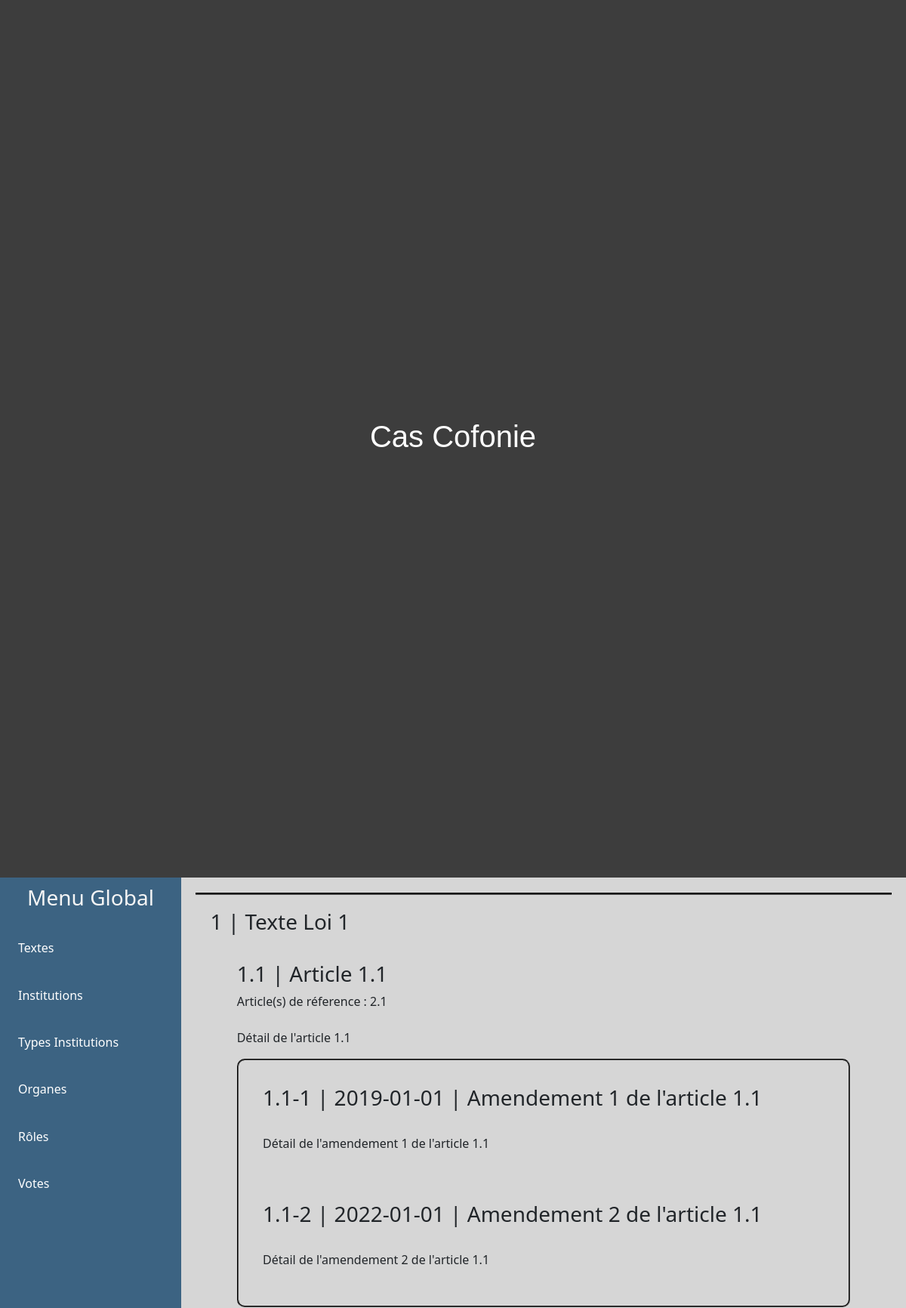
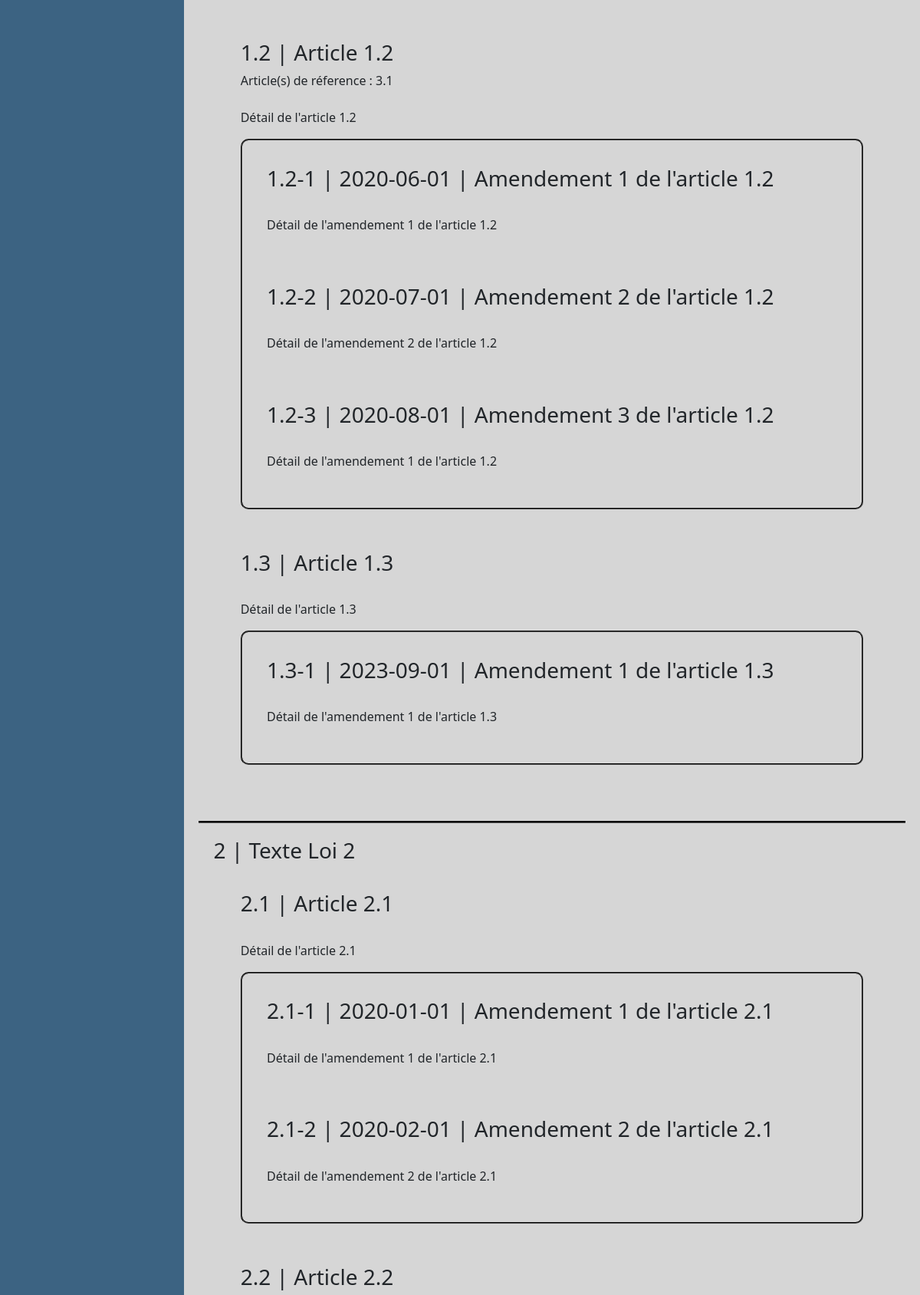
Page /index.php?vue=texte&action=visualiser (upper part) on the committed database (2 pictures, top to bottom).
### tables this page shows
CREATE TABLE IF NOT EXISTS TEXTE
 (
   idTexte int NOT NULL AUTO_INCREMENT ,
   idInstitution int NOT NULL  ,
   titreTexte CHAR(32) NULL  ,
   promulgationTexte boolean NULL  ,  
   constraint pk_texte PRIMARY KEY (idTexte) ,
   constraint fk_texte_institution FOREIGN KEY (idInstitution) REFERENCES INSTITUTION (idInstitution) 
 );

CREATE TABLE IF NOT EXISTS ARTICLE
 (
   idTexte int NOT NULL  ,
   codeSeqArticle int NOT NULL  ,
   titreArticle CHAR(32) NULL  ,
   texteArtitcle CHAR(255) NULL  ,
   constraint pk_article PRIMARY KEY (idTexte,codeSeqArticle) ,
   constraint fk_article_texte FOREIGN KEY (idTexte) REFERENCES TEXTE (idtexte)
 );

CREATE TABLE IF NOT EXISTS AMENDEMENT
 (
   idTexte int NOT NULL  ,
   codeSeqArticle int NOT NULL  ,
   codeSeqAmendement int NOT NULL  ,
   libelleAmendement CHAR(32) NULL  ,
   textAmendement CHAR(255) NULL  ,
   dateAmendement DATE NULL  , 
   constraint pk_amendement PRIMARY KEY (idTexte,codeSeqArticle,codeSeqAmendement) ,
   constraint fk_amendement_article FOREIGN KEY (idTexte,codeSeqArticle) REFERENCES ARTICLE (idTexte,codeSeqArticle) 
 );

### tool/accesBD.php (called while the page is built, shortened)
<?php
class accesBD
{
	private $hote;
	private $login;
	private $passwd;
	private $base;
	private $conn;
	public function __construct()
		{
		$this->hote="localhost";
		$this->login="root";
		$this->passwd="root";
		$this->base="cofonie";
		}
	private function connexion()
	{
		try
        {
            $this->conn = new PDO("mysql:host=".$this->hote.";dbname=".$this->base.";charset=utf8", $this->login, $this->passwd);
        }
        catch(PDOException $e)
        {
            die("Connection à la base de données échouée".$e->getMessage());
        }
	}
	public function chargement($uneTable)
	{
		$lesInfos=null;
		$nbTuples=0;
		$stringQuery="SELECT * FROM ";
		$stringQuery = $this->specialCase($stringQuery,$uneTable);
		$query = $this->conn->prepare($stringQuery);
		if($query->execute())
		{
			while($row = $query->fetch(PDO::FETCH_NUM))
			{
				$lesInfos[$nbTuples] = $row;
				$nbTuples++;
			}
		}
		else
		{
			die('Problème dans chargement : '.$query->errorCode());
		}
		return $lesInfos;
	}
	private function specialCase($stringQuery,$uneTable)
	{
			$uneTable = strtoupper($uneTable);
			switch ($uneTable) {
			case 'ROLEINSTITUTION':
				$stringQuery.='roleinstitution';
				break;
			case 'INSTITUTION':
				$stringQuery.='institution';
        		break;
			case 'TYPEINSTITUTION':
				$stringQuery.='typeinstitution';
				break;
			case 'AMENDEMENT':
				$stringQuery.='amendement';
				break;
			case 'ARTICLE':
				$stringQuery.='article';
				break;
			case 'TEXTE':
				$stringQuery.='texte';
				break;
			case 'FAIREREFERENCE':
				$stringQuery.='fairereference';
				break;
			}
			return $stringQuery.";";
	}
}

### proccessing/classeConteneur/conteneurArticle.php (called while the page is built, shortened)
<?php
class conteneurArticle
{
    private $lesArticles;
    public function __construct(){
        $this->lesArticles = new ArrayObject();
    }
    public function __get($attribut){
        switch ($attribut){
            case 'lesArticles': return $this->lesArticles;break;
        }
    }
    public function ajouterUnArticle(int $unIdTexte,int $unCodeSeqArticle,string $unTitreArticle,string $unTexte){
        $unArticle = new metierArticle($unIdTexte,$unCodeSeqArticle,$unTitreArticle,$unTexte);
        $this->lesArticles->append($unArticle);
    }
    public function ajouterObjArticle(metierArticle $article){
        $this->lesArticles->append($article);
    }
}
?>

### proccessing/classeConteneur/conteneurAmendement.php (called while the page is built, shortened)
<?php
class conteneurAmendement
{
    private $lesAmendements;
    public function __construct(){
        $this->lesAmendements = new ArrayObject();
    }
    public function __get($attribut){
        switch ($attribut){
            case 'lesAmendements': return $this->lesAmendements;break;
        }
    }
    public function ajouterUnAmendement(int $unIdtexte,int $unCodeSeqArticle,int $unCodeSeqAmendement,string $unLib,string $unTexte,string $uneDate){
        $laDate = DateTime::createFromFormat('Y-m-d',$uneDate);
        $unAmendement = new metierAmendement($unIdtexte,$unCodeSeqArticle,$unCodeSeqAmendement,$unLib,$unTexte,$laDate);
        $this->lesAmendements->append($unAmendement);
    }
    public function ajouterObjAmendement(metierAmendement $amendement){
        $this->lesAmendements->append($amendement);
    }
    public function nbAmendement(){
        return $this->lesAmendements->count();
    }
}
?>

### proccessing/classeMetier/metierAmendement.php (the view, shortened to what this page needs)
<?php
class metierAmendement {
    public function afficheAmendement(){
        $id = $this->idTexte.'.'.$this->codeSeqArticle.'-'.$this->codeSeqAmendement;
        $lib = $this->libelleAmendement;
        $texte = $this->texteAmendement;
        $date = $this->dateAmendement->format('Y-m-d');
        echo "<h3>$id | $date | $lib</h3><br><p>$texte</p>";
    }
}
?>

### index.php (shortened to what this page needs)
<?php
	if (!isset($leControleur))
	{
		$leControleur = new controleur();
		$leControleur->afficheEntete();
	}
	if ((isset($_GET['vue'])) && (isset($_GET['action'])))
	{
		require "menu.php";
		$leControleur->affichePage($_GET['action'],$_GET['vue']);
	}
	else
	{
		require "menu.php";
	}
	$leControleur->affichePiedPage();
?>

### entete.php (shortened to what this page needs)
<!DOCTYPE html>
<html lang="en">
	<head>
		<link href="https://cdn.jsdelivr.net/npm/bootstrap@5.3.2/dist/css/bootstrap.min.css" rel="stylesheet">
		<link rel='stylesheet' href='https://unpkg.com/boxicons@2.0.7/css/boxicons.min.css'>
		<link rel="stylesheet" href="view/design/styles.css">
	</head>
	<body>
		<div class="entete">
			<h1><font face="helvetica">Cas Cofonie</font></h1>
		<div class="sidebar">

### menu.php (shortened to what this page needs)
        <h3>Menu Global</h3>
        <ul class="nav-links">
          <li>
              <a href="#">
                Textes
              </a>
          </li>
          <li>
              <a href="#">
                Institutions
              </a>
          </li>
          <li>
            <a href="#">
              Types Institutions
            </a>
          </li>
          <li>
            <a href="#">
              Organes
            </a>
          </li>
          <li>
            <a href="#">
              Rôles
            </a>
          </li>
          <li>
            <a href="#">
              Votes
            </a>
          </li>
      </ul>
  </div>
</div>
<div class="page">

### controler/controleur.php (shortened to what this page needs)
<?php
Class controleur
{
    private $toutLesArticles;
    private $toutLesTextes;
    private $maBD;
public function __construct()
{
    $this->maBD = new accesBD();
    $this->chargeLesAmendements();
    $this->toutLesArticles = new conteneurArticle();
    $this->chargeLesArticles();
    $this->toutLesTextes = new conteneurTexte();
    $this->chargeLesTextes();
}
    public function afficheEntete() {
        require 'entete.php';
    }
    public function affichePiedPage() {
        require 'piedPage.php';
    }
    public function affichePage($action,$vue){
        if (isset($_GET['action']) && isset($_GET['vue'])){
                $action = $_GET['action'];
                $vue = $_GET['vue'];
                switch ($vue){
                    case "texte" :
                        $this->actionTexte($action);
                        break;
                }
            }
    }
    public function actionTexte($action){
        switch ($action) {
            case "visualiser" :
                $textes = $this->toutLesTextes->__get('lesTextes');
                $vue = new vueCentraleTexte();
                $vue->visualiserTextes($textes,$this->toutLesArticles);
                break;
        }
    }
    public function chargeLesAmendements(){
        $resultatAmendements = $this->maBD->chargement('amendement');
    }
    public function chargeLesArticles(){
        $resultatArticles = $this->maBD->chargement('article');
        $nbE = 0;
        while ($nbE < sizeof($resultatArticles)) {
            $this->toutLesArticles->ajouterUnArticle($resultatArticles[$nbE][0],$resultatArticles[$nbE][1],$resultatArticles[$nbE][2],$resultatArticles[$nbE][3]);
            $nbE++;
        }
    }
    public function chargeLesTextes(){
        $resultatTextes = $this->maBD->chargement('texte');
        $nbE = 0;
        while ($nbE < sizeof($resultatTextes)){
            $this->toutLesTextes->ajouterUnTexte($resultatTextes[$nbE][0],$resultatTextes[$nbE][1],$resultatTextes[$nbE][2]);
            $nbE++;
        }
    }
}
?>

### view/ihm/vueCentraleTexte.php (shortened to what this page needs)
<?php
	class vueCentraleTexte
	{
		public function visualiserTextes($lesTextes,$art)
		{
			echo '<ul class="textes">';
			foreach($lesTextes as $unTexte) {
				$lesArticles = $unTexte->__get('lesArticles')->__get('lesArticles');
				echo '<li>';
				$unTexte->afficheTexte();
				echo '<ul class="articles">';
				foreach($lesArticles as $unArticle){
					echo'<li>';
					$unArticle->afficheArticle();
					if ($unArticle->__get('lesAmendements')->nbAmendement() != 0){
						$lesAmendements = $unArticle->__get('lesAmendements')->__get('lesAmendements');
						echo'<ul class="amendements">';
						foreach($lesAmendements as $unAmendement){
							echo '<li>';
							$unAmendement->afficheAmendement();
							echo '</li>';
						}
						echo '</ul>';
					}
					echo '</li>';
				}
				echo '</ul>';
				echo '</li>';
			}
			echo'</ul>';
		}
}
?>

### proccessing/classeMetier/metierTexte.php (shortened to what this page needs)
<?php
class metierTexte
{
    private $lesArticles;
    public function __construct(private int $idTexte, private int $idInstitution, private string $titreTexte)
    {
        $this->lesArticles = new conteneurArticle();
    }
    public function __get($attribut){
        switch ($attribut){
            case 'idTexte': return $this->idTexte;break;
            case 'lesArticles': return $this->lesArticles;break;
        }
    }
    public function afficheTexte(){
        $id = $this->idTexte;
        $titre = $this->titreTexte;
        echo "<h3>$id | $titre</h3>";
    }
    public function ajouterArticle($article){
        $this->lesArticles->ajouterObjArticle($article);
    }
}
?>

### proccessing/classeMetier/metierArticle.php (shortened to what this page needs)
<?php
class metierArticle {
    private conteneurAmendement $lesAmendements;
    private conteneurArticle $lesArticlesDeReference;
    public function __construct(private int $idTexte,private int $codeSeqArticle,private string $titreArticle, private string $texteArticle)
    {
        $this->lesAmendements = new conteneurAmendement();
    }
    public function __get($attribut){
        switch($attribut) {
            case 'idTexte' : return $this->idTexte;break;
            case 'codeSeqArticle' : return $this->codeSeqArticle;break;
            case 'lesAmendements': return $this->lesAmendements;break;
        }
    }
    public function afficheArticle(){
        $id = $this->idTexte.'.'.$this->codeSeqArticle;
        $titre = $this->titreArticle;
        $texte = $this->texteArticle;
        echo "<h3>$id | $titre</h3>";
        if (isset($this->lesArticlesDeReference)){
            $listeId = '';
            $refs = $this->lesArticlesDeReference->__get('lesArticles');
            foreach($refs as $unArtRef){
                $listeId .= $unArtRef->__get('idTexte');
                $listeId .= '.';
                $listeId .= $unArtRef->__get('codeSeqArticle');
            }
            echo "Article(s) de réference : $listeId<br>";
        }
        echo "<br><p>$texte</p>";
    }
    public function ajouterAmendement(metierAmendement $amendement){
        $this->lesAmendements->ajouterObjAmendement($amendement);
    }
    public function ajouterReference(metierArticle $article){
        if (isset($lesArticlesDeReference)){
            $this->lesArticlesDeReference->ajouterObjArticle($article);
        }
        else {
            $this->lesArticlesDeReference = new conteneurArticle();
            $this->lesArticlesDeReference->ajouterObjArticle($article);
        }
    }
}
?>

### piedPage.php (shortened to what this page needs)
        </div>
    </body>
</html>

### view/design/styles.css (style rules this page uses)
.entete { display: flex; align-items: center; justify-content: center; position: fixed; height: 15%; width: 100%; left: 0%; right: 0%; top: 0%; background-color: #3d3d3d; }
.entete h1 { color: white; }
.page { background-color: rgb(214, 214, 214); position: fixed; left: 20%; top: 15%; width: 80%; height: 80%; z-index: -1; overflow: scroll; }
.textes { list-style-type: none; padding: 0%; margin: 0%; width: 100%; }
.textes li { border-top: 3px groove black; margin: 2%; padding: 2%; }
.articles { margin: 0%; padding: 0%; list-style-type: none; width: 100%; }
.amendements { border: 2px groove black; border-radius: 10px; margin: 0%; padding: 0%; list-style-type: none; width: 100%; }
.articles li, .amendements li { border: none; margin: 2%; padding: 2%; }
.sidebar { position: fixed; top: 15%; left: 0; height: 100%; width: 20%; transition: all 0.5s ease; background: #3c6382; }
.sidebar h3 { text-align: center; color: whitesmoke; padding: 10px; }
.sidebar ul { list-style-type: none; padding: 0; margin: 0; }
.sidebar .nav-links > li { padding-left: 10%; padding-block: 8%; text-align: center; }
.sidebar .nav-links li { position: relative; list-style: none; transition: all 0.4s ease; }
.sidebar .nav-links > li.active:before, .sidebar .nav-links > li:before { position:absolute; left:0; top:0; content:''; width:4px; height:100%; background:#3c6382; opacity: 0; transition: all 0.25s ease-in-out; border-top-right-radius:5px; border-top-right-radius:5px; }
.sidebar .nav-links li a { display: flex; text-align: center; text-decoration: none; color:white; }

### rows in the picture
texte: idTexte "1", titreTexte "Texte Loi 1"
article: id "1.1", titreArticle "Article 1.1", listeId "2.1", texteArtitcle "Détail de l'article 1.1"
amendement: id "1.1-1", date "2019-01-01", libelleAmendement "Amendement 1 de l'article 1.1", textAmendement "Détail de l'amendement 1 de l'article 1.1"
amendement: id "1.1-2", date "2022-01-01", libelleAmendement "Amendement 2 de l'article 1.1", textAmendement "Détail de l'amendement 2 de l'article 1.1"
article: id "1.2", titreArticle "Article 1.2", listeId "3.1", texteArtitcle "Détail de l'article 1.2"
amendement: id "1.2-1", date "2020-06-01", libelleAmendement "Amendement 1 de l'article 1.2", textAmendement "Détail de l'amendement 1 de l'article 1.2"
amendement: id "1.2-2", date "2020-07-01", libelleAmendement "Amendement 2 de l'article 1.2", textAmendement "Détail de l'amendement 2 de l'article 1.2"
amendement: id "1.2-3", date "2020-08-01", libelleAmendement "Amendement 3 de l'article 1.2", textAmendement "Détail de l'amendement 1 de l'article 1.2"
article: id "1.3", titreArticle "Article 1.3", texteArtitcle "Détail de l'article 1.3"
amendement: id "1.3-1", date "2023-09-01", libelleAmendement "Amendement 1 de l'article 1.3", textAmendement "Détail de l'amendement 1 de l'article 1.3"
texte: idTexte "2", titreTexte "Texte Loi 2"
article: id "2.1", titreArticle "Article 2.1", texteArtitcle "Détail de l'article 2.1"
amendement: id "2.1-1", date "2020-01-01", libelleAmendement "Amendement 1 de l'article 2.1", textAmendement "Détail de l'amendement 1 de l'article 2.1"
amendement: id "2.1-2", date "2020-02-01", libelleAmendement "Amendement 2 de l'article 2.1", textAmendement "Détail de l'amendement 2 de l'article 2.1"
article: id "2.2", titreArticle "Article 2.2"
